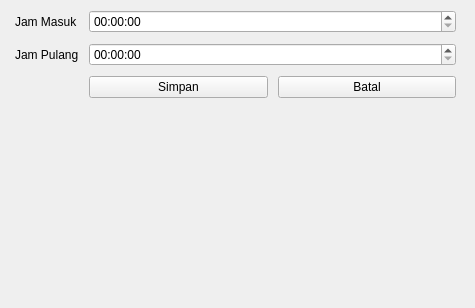
<?xml version="1.0" encoding="UTF-8"?>
<ui version="4.0">
 <class>Form</class>
 <widget class="QWidget" name="Form">
  <property name="geometry">
   <rect>
    <x>0</x>
    <y>0</y>
    <width>475</width>
    <height>308</height>
   </rect>
  </property>
  <property name="windowTitle">
   <string>Data Jadwal - Tambah</string>
  </property>
  <widget class="QWidget" name="formLayoutWidget">
   <property name="geometry">
    <rect>
     <x>0</x>
     <y>-10</y>
     <width>471</width>
     <height>331</height>
    </rect>
   </property>
   <layout class="QFormLayout" name="formLayout">
    <property name="horizontalSpacing">
     <number>10</number>
    </property>
    <property name="verticalSpacing">
     <number>10</number>
    </property>
    <property name="leftMargin">
     <number>15</number>
    </property>
    <property name="topMargin">
     <number>20</number>
    </property>
    <property name="rightMargin">
     <number>15</number>
    </property>
    <property name="bottomMargin">
     <number>20</number>
    </property>
    <item row="0" column="0">
     <widget class="QLabel" name="jamMasukLabel">
      <property name="text">
       <string>Jam Masuk</string>
      </property>
     </widget>
    </item>
    <item row="0" column="1">
     <widget class="QTimeEdit" name="jamMasukTimeEdit"/>
    </item>
    <item row="1" column="1">
     <widget class="QTimeEdit" name="jamPulangTimeEdit"/>
    </item>
    <item row="2" column="1">
     <layout class="QHBoxLayout" name="horizontalLayout_2">
      <item>
       <widget class="QPushButton" name="simpanButton">
        <property name="text">
         <string>Simpan</string>
        </property>
       </widget>
      </item>
      <item>
       <widget class="QPushButton" name="batalButton">
        <property name="text">
         <string>Batal</string>
        </property>
       </widget>
      </item>
     </layout>
    </item>
    <item row="1" column="0">
     <widget class="QLabel" name="jamPulangLabel">
      <property name="text">
       <string>Jam Pulang</string>
      </property>
     </widget>
    </item>
   </layout>
  </widget>
 </widget>
 <resources/>
 <connections/>
</ui>
